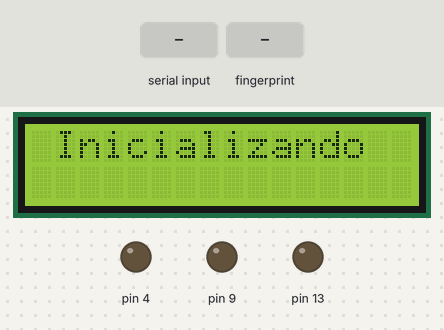
Bench run of a sketch on a simulated Arduino Uno, built with avr-gcc and run on an emulated ATmega328P. On the bench: 16×2 character LCD, output pins drawn as LEDs (lit = HIGH). Inputs (shaded band) come from the test bench. Storage starts empty; what the sketch prints to the serial monitor is not drawn.

Above: at 1.1 s.
At 3.2 s:
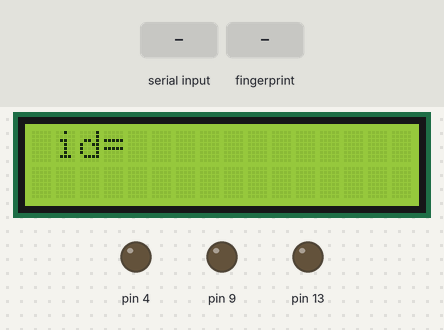
3.3 s: "90,45\n" received over Serial
At 4.7 s:
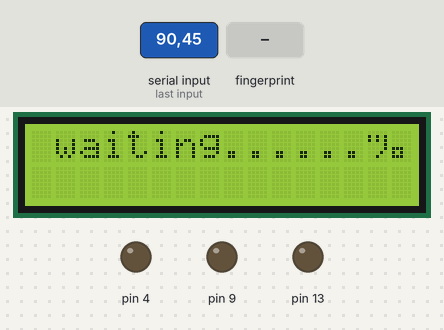
5.8 s: finger stored as number 1 placed on the sensor
At 9.4 s:
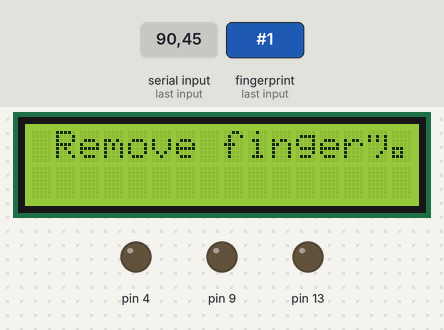
11.8 s: finger stored as number 1 placed on the sensor
At 12.7 s:
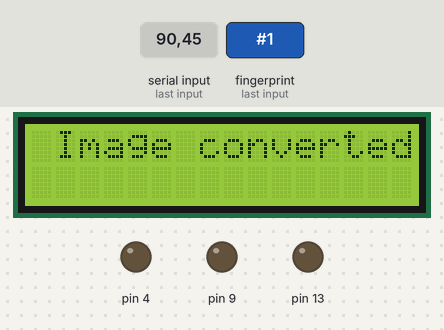
Timing chart, 0 to 14.8 s (numbered marks = the images above; inputs shaded):
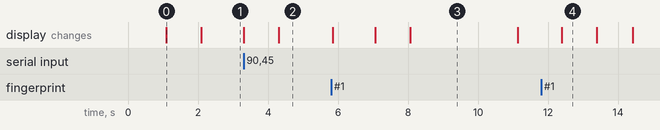

Measured:
- after the input at 3.3 s, the display: first changes at once (image 2 shows a later state)
- after the input at 5.8 s, the display: first changes after 0.06 s (image 3 shows a later state)
- after the input at 11.8 s, the display: changes after 0.60 s (image 4)
- what the display in image 0 shows lasts 1.0 s, from 1.1 s to 2.1 s
- what the display in image 3 shows lasts 3.0 s, from 8.1 s to 11.1 s

The sketch:

fingerprint_sd_module.ino
```cpp
#include <Adafruit_Fingerprint.h>
#include <SoftwareSerial.h>
#include <SD.h>
#include <LiquidCrystal.h>
LiquidCrystal lcd(12, 11,8, 7, 6, 5);
const int chipSelect = 4;
File myFile;
int x=0;
int y=0;
int getFingerprintIDez();
uint8_t getFingerprintEnroll(uint8_t id);


SoftwareSerial mySerial(2, 3);

Adafruit_Fingerprint finger = Adafruit_Fingerprint(&mySerial);

void setup()
{
  lcd.begin(16,2); lcd.setCursor(0,0); lcd.print("Scanear Huella");
  pinMode(13,OUTPUT);

pinMode(12,OUTPUT);
pinMode(9,OUTPUT);
pinMode(11, OUTPUT);
pinMode(0, OUTPUT);
pinMode(0, OUTPUT);// sd
pinMode(A0, INPUT);

  Serial.begin(9600);
  Serial.print("initializing SD card...");
 pinMode(4, OUTPUT);

 if (!SD.begin(4)) {
   Serial.println("initializing error!");
   return;
 }
 Serial.println("initializing ok.");

   // set the data rate for the sensor serial port
  finger.begin(57600);

  if (finger.verifyPassword()) {
     lcd.clear();
     lcd.print(" Inicializando");
     delay(1000);
       Serial.println("Found fingerprint sensor!!");
  } else {
    Serial.println("Did not find fingerprint sensor :(");
    while (1);
  }


}
void loop()                     // run over and over again
{
  lcd.clear();
     lcd.print(" id=");
     delay(1000);
  Serial.println("Type in the ID # you want to save this finger as......");
  uint8_t id = 0;
  while (true) {
    while (! Serial.available());
   char c = Serial.read();
   if (! isdigit(c)) break;
   id *= 10;
 id += c - '0';
  }
 lcd.clear();
     lcd.print(id);
     delay(1000);
  Serial.print("Enrolling ID #");
  Serial.println(id);

  while (!  getFingerprintEnroll(id) );
}

uint8_t getFingerprintEnroll(uint8_t id) {
  uint8_t p = -1;
  Serial.println("Waiting for valid finger to enroll");
   lcd.clear();
     lcd.print(" waiting......¡");
     delay(1000);
  while (p != FINGERPRINT_OK) {
    p = finger.getImage();
    switch (p) {
    case FINGERPRINT_OK:
     lcd.clear();
     lcd.print(" Image taken¡");
     delay(1000);
      Serial.println("Image taken");
      break;
    case FINGERPRINT_NOFINGER:
      Serial.println(".");
      break;
    case FINGERPRINT_PACKETRECIEVEERR:
      Serial.println("Communication error");
      break;
    case FINGERPRINT_IMAGEFAIL:
      Serial.println("Imaging error");
      break;
    default:
      Serial.println("Unknown error");
      break;
    }
  }

  // OK success!

  p = finger.image2Tz(1);
  switch (p) {
    case FINGERPRINT_OK:
      lcd.clear();
     lcd.print("Image converted");
     delay(1000);
      Serial.println("Image converted");
      break;
    case FINGERPRINT_IMAGEMESS:
      Serial.println("Image too messy");
      return p;
    case FINGERPRINT_PACKETRECIEVEERR:
      Serial.println("Communication error");
      return p;
    case FINGERPRINT_FEATUREFAIL:
      Serial.println("Could not find fingerprint features");
      return p;
    case FINGERPRINT_INVALIDIMAGE:
      Serial.println("Could not find fingerprint features");
      return p;
    default:
      Serial.println("Unknown error");
      return p;
  }
   lcd.clear();
     lcd.print(" Remove finger¡");
     delay(1000);
  Serial.println("Remove finger");
  delay(2000);
  p = 0;
  while (p != FINGERPRINT_NOFINGER) {
    p = finger.getImage();
  }

  p = -1;
   lcd.clear();
     lcd.print(" Place same finger again...¡");
     delay(1000);
  Serial.println("Place same finger again");
  while (p != FINGERPRINT_OK) {
    p = finger.getImage();
    switch (p) {
    case FINGERPRINT_OK:
      Serial.println("Image taken");
      break;
    case FINGERPRINT_NOFINGER:
      Serial.print(".");
      break;
    case FINGERPRINT_PACKETRECIEVEERR:
      Serial.println("Communication error");
      break;
    case FINGERPRINT_IMAGEFAIL:
      Serial.println("Imaging error");
      break;
    default:
      Serial.println("Unknown error");
      break;
    }
  }

  // OK success!

  p = finger.image2Tz(2);
  switch (p) {
    case FINGERPRINT_OK:
      lcd.clear();
     lcd.print(" Image converted¡");
     delay(1000);
      Serial.println("Image converted");
      break;
    case FINGERPRINT_IMAGEMESS:
      Serial.println("Image too messy");
      return p;
    case FINGERPRINT_PACKETRECIEVEERR:
      Serial.println("Communication error");
      return p;
    case FINGERPRINT_FEATUREFAIL:
      Serial.println("Could not find fingerprint features");
      return p;
    case FINGERPRINT_INVALIDIMAGE:
      Serial.println("Could not find fingerprint features");
      return p;
    default:
      Serial.println("Unknown error");
      return p;
  }


  // OK converted!
  p = finger.createModel();
  if (p == FINGERPRINT_OK) {
    lcd.clear();
     lcd.print(" Prints matched¡");
     delay(1000);

    Serial.println("Prints matched!");
  } else if (p == FINGERPRINT_PACKETRECIEVEERR) {
    Serial.println("Communication error");
    return p;
  } else if (p == FINGERPRINT_ENROLLMISMATCH) {
    Serial.println("Fingerprints did not match");
    return p;
  } else {
    Serial.println("Unknown error");
    return p;
  }

  p = finger.storeModel(id);
  if (p == FINGERPRINT_OK) {

//  Stored! en sd
  myFile = SD.open("sensor.txt", FILE_WRITE);

  // if the file opened okay, write to it:
  if (myFile) {
    Serial.print("Writing to sensor.txt...");
    myFile.println("sensor 1, 2, 3.");
  // close the file:
    myFile.close();
    Serial.println("done.");
  } else {
    // if the file didn't open, print an error:
    Serial.println("error openingsensor.txt");
  }

  // re-open the file for reading:
  myFile = SD.open("sensor.txt");
  if (myFile) {
    Serial.println("sensor.txt:");

    // read from the file until there's nothing else in it:
    while (myFile.available()) {
      Serial.write(myFile.read());
    }
    // close the file:
    myFile.close();
  } else {
    // if the file didn't open, print an error:
    Serial.println("error opening test.txt");
  }
    /// end sd
     lcd.clear();
       lcd.print("Stored!");
     delay(1000);

    Serial.println("¡¡ informacion Guardada");
  } else if (p == FINGERPRINT_PACKETRECIEVEERR) {
    Serial.println("Communication error");
    return p;
  } else if (p == FINGERPRINT_BADLOCATION) {
    Serial.println("Could not store in that location");
    return p;
  } else if (p == FINGERPRINT_FLASHERR) {
    Serial.println("Error writing to flash");
    return p;
  } else {
    Serial.println("Unknown error");
    return p;
  }


}
```
